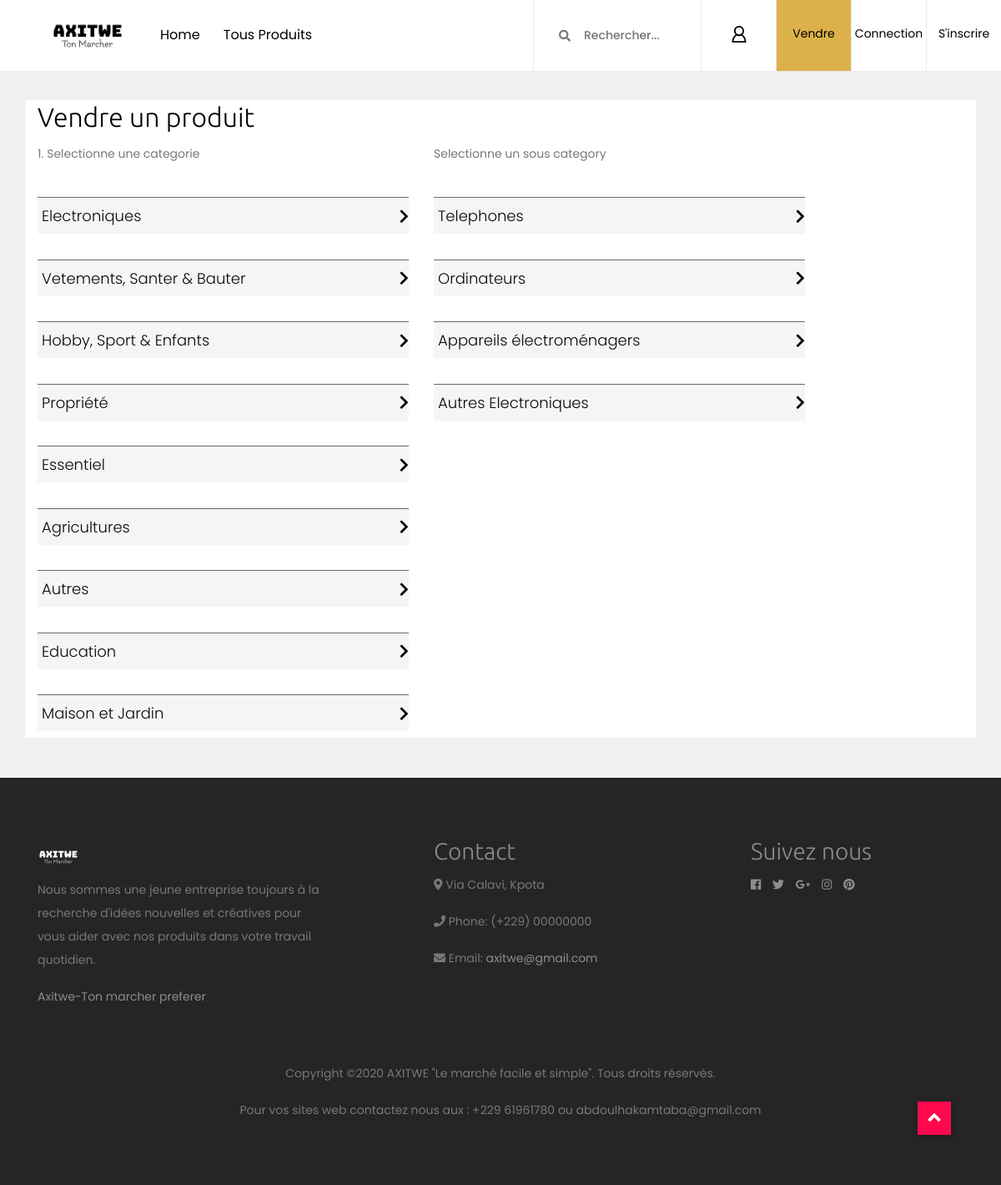
/home/categories/Electroniques/, run on the app's committed database.
### shop/models.py (models this page shows)
class Category(models.Model):
    name_category = models.CharField(blank=True, null=True, max_length=100)
    image = models.ImageField()
    top_category = models.BooleanField(default=False)
    def __str__(self):
        return self.name_category

class Subcategory(models.Model):
    category = models.ForeignKey(Category, on_delete=models.CASCADE)
    name_subcategory = models.CharField(blank=True, null=True, max_length=100)
    def __str__(self):
        return self.name_subcategory

### shop/views.py (the view)
# urls.py: path('categories/<argum>/', chooseSubcategory, name='sub-category'),
def chooseSubcategory(request, argum):
    categories = Category.objects.all()
    print(argum)
    categorie = Category.objects.get(name_category=argum)
    subcategorie = Subcategory.objects.filter(category=categorie)
    update = False
    sell = True
    context={
        'categories':categories,
        'subcategorie':subcategorie,
        'update':update,
        'sell':sell,
    }
    return render(request, 'categories.html', context)

### shop/templates/categories.html (shortened to what this page needs)
{% extends 'baseshop.html' %}
{% load static %}
{% block content %}
    <div class="container mb-5" style="margin-top: 10%; background-color: rgb(255, 255, 255);">
        <div class="row">
            <div class="col-12">
                {% if sell %}
                <h2 class="is-main" style="font-weight: 200;">Vendre un produit</h2>
                {% endif %}
            </div>
        </div>
        <div class="row">
            <div class="col-5">
                <ul>
                    <p>1. Selectionne une categorie</p>
                    {% for cat in categories %}
                    <br>
                    <li style="width: 100%;" class="click-open">
                        {% if sell %}
                        <a href="{% url 'sub-category' cat %}"><span>{{cat}}</span><i class="fa fa-chevron-right" id="icon-arrow"></i></a>
                        {% endif %}
                    </li>
                    {% endfor %}
                </ul>
            </div>
            <div class="show-me col-5">
                <ul>
                    {% if subcategorie %}
                    <p>Selectionne un sous category</p>
                    {% endif %}
                    {% for subcat in subcategorie %}
                    <br>
                    <li style="width: 100%;" class="click-open">
                        {% if sell %}
                        <a href="{% url 'sell' subcat %}"><span>{{subcat}}</span> <i class="fa fa-chevron-right" id="icon-arrow"></i></a>
                        {% endif %}
                    </li>
                    {% endfor %}
                </ul>
            </div>
        </div>
    </div>
{% endblock %}

### shop/static/css/core-style.css (style rules this page uses)
* { margin: 0; padding: 0; }
body { font-family: "Poppins", sans-serif; font-size: 15px; background-color: rgb(240, 240, 240); box-sizing: border-box; margin-top: 85px; }
h1, h2, h3, h4, h5, h6 { color: #000000; line-height: 1.3; font-weight: 700; font-family: "Ubuntu", sans-serif; }
p { color: #787878; font-size: 14px; line-height: 2; font-weight: 400; }
a { -webkit-transition: all 500ms ease 0s; transition: all 500ms ease 0s; text-decoration: none; outline: 0 solid transparent; color: #000000; }
ul, ol { margin: 0; }
ul li, ol li { list-style: none; }

### shop/templates/categories.html (style rules this page uses)
.click-open a:link, .click-open a:visited { font-size: 18px; font-weight: 300; padding: 8px 0px; padding-left: 5px; display: block; position: relative; color: rgb(10, 10, 10); background-color: #f5f5f5; margin-bottom: 8px; }
#icon-arrow { position: absolute; right: 0%; top: 50%; transform: translate(0%, -50%); }
.click-open { border-top: 1px solid rgb(104, 104, 104); display: list-item; }

### data on the page
Category: name_category "Electroniques"
Category: name_category "Vetements, Santer & Bauter"
Category: name_category "Hobby, Sport & Enfants"
Category: name_category "Propriété"
Category: name_category "Essentiel"
Category: name_category "Agricultures"
Category: name_category "Autres"
Category: name_category "Education"
Category: name_category "Maison et Jardin"
Subcategory: name_subcategory "Telephones"
Subcategory: name_subcategory "Ordinateurs"
Subcategory: name_subcategory "Appareils électroménagers"
Subcategory: name_subcategory "Autres Electroniques"
